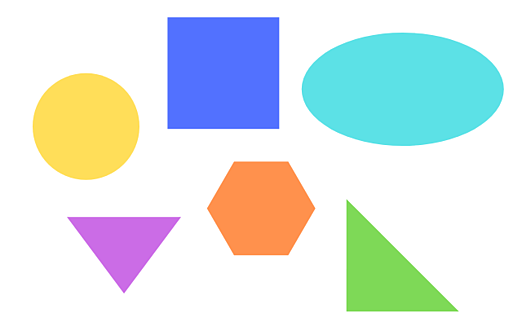
#> input picture shapes.webp, 522 x 326 px
$ python opencv_11.py   (older library calls are emulated)
#> lines starting #> are read from the running program, lines starting #| are printed output that depends on the picture; after the words box and inside, x2 and y2 are one past the last pixel; in counts of white or black regions, pixels touching at a corner belong together
#Detect Geometric Shapes using OpenCV

import numpy as np
import cv2

img = cv2.imread('shapes.webp')
#> img is the input picture: shape (326, 522, 3); mean B, G, R 228.6, 229.5, 218.8
imgGrey = cv2.cvtColor(img,cv2.COLOR_BGR2GRAY)
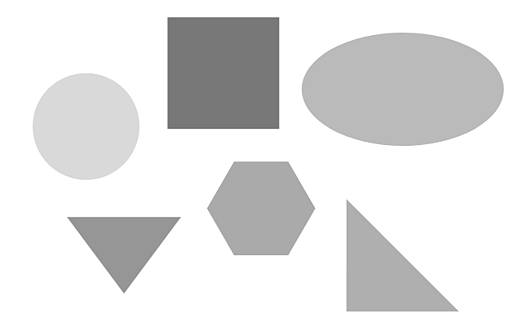
#> imgGrey: shape (326, 522); min 101, max 255, mean 226.2

_, thresh = cv2.threshold(imgGrey,240,255,cv2.THRESH_BINARY)
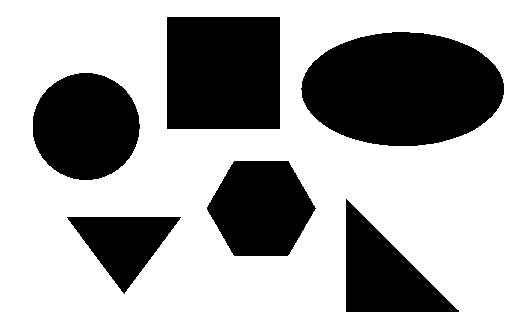
#> thresh: shape (326, 522); 65.7% white; 6 black regions
_, contours, _=cv2.findContours(thresh,cv2.RETR_TREE,cv2.CHAIN_APPROX_NONE)
#> contours = 7 contours; box (x1, y1, x2, y2) and area: (0, 0, 522, 326) 169325, (300, 31, 505, 147) 18344, (166, 16, 281, 130) 12880, (32, 72, 141, 181) 9136, (206, 160, 317, 257) 7910, (345, 198, 460, 313) 6612, (66, 216, 182, 295) 4568

for contour in contours :
    approx = cv2.approxPolyDP(contour,0.01*cv2.arcLength(contour,True),True)
    #Approximates the Polygonal curve
    cv2.drawContours(img,[approx],0,(0,0,0),5)
    x = approx.ravel()[0]
    y = approx.ravel()[1]

    if (len(approx)== 3) :
        cv2.putText(img,"Triangle",(x,y),cv2.FONT_HERSHEY_COMPLEX, 0.5,(0,0,0))
    elif (len(approx)== 4) :
        #To check for Rectangle and Square
        x,y,w,h = cv2.boundingRect(approx)
        aspectRatio = float(w)/h
        if aspectRatio >= 0.95 and aspectRatio <=1.05 :
        #Due to Noise in Contouring
             cv2.putText(img,"Square",(x,y),cv2.FONT_HERSHEY_COMPLEX, 0.5,(0,0,0))
        else:
            cv2.putText(img,"Rectangle",(x,y),cv2.FONT_HERSHEY_COMPLEX, 0.5,(0,0,0))
    elif (len(approx)== 5) :
        cv2.putText(img,"Pentagon",(x,y),cv2.FONT_HERSHEY_COMPLEX, 0.5,(0,0,0))
    if (len(approx) > 5) :
        if len(approx) <= 13 : #random number
            cv2.putText(img,"Polygon",(x,y),cv2.FONT_HERSHEY_COMPLEX, 0.5,(0,0,0))
        else :
            cv2.putText(img,"Circle",(x,y),cv2.FONT_HERSHEY_COMPLEX, 0.5,(0,0,0))
#> this loop made 7 passes
#> (approx, w, h, aspectRatio) on passes 1, 7: ([[0, 0], [0, 325], [521, 325], [521, 0]], 522, 326, 1.6), ([[166, 17], [279, 16], [280, 128], [167, 129]], 115, 114, 1.01)
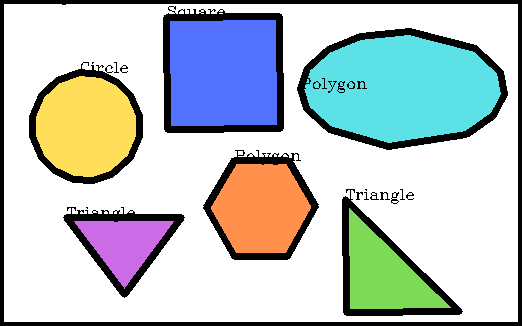
#> img: shape (326, 522, 3); 13.82% of pixels changed, all inside (x1, y1, x2, y2) = (0, 0, 522, 326)


cv2.imshow('Shapes',img)

cv2.waitKey(0)
cv2.destroyAllWindows()
